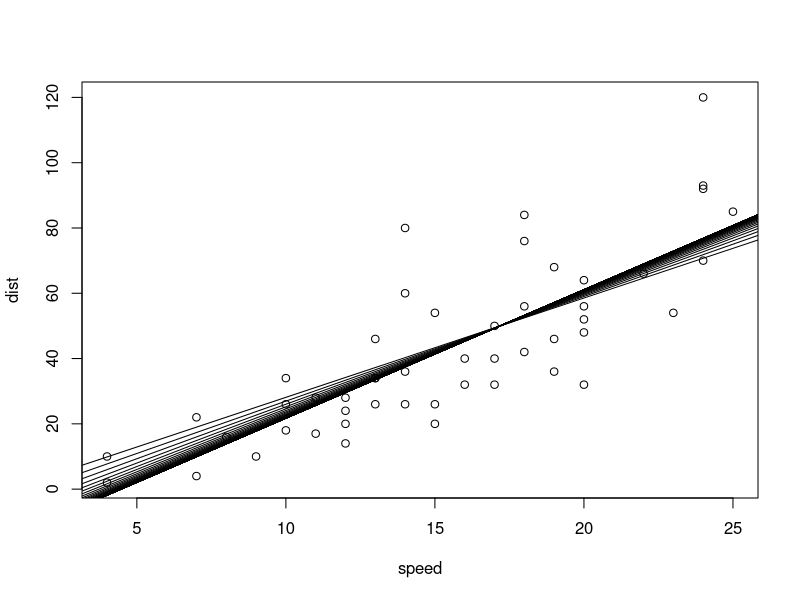
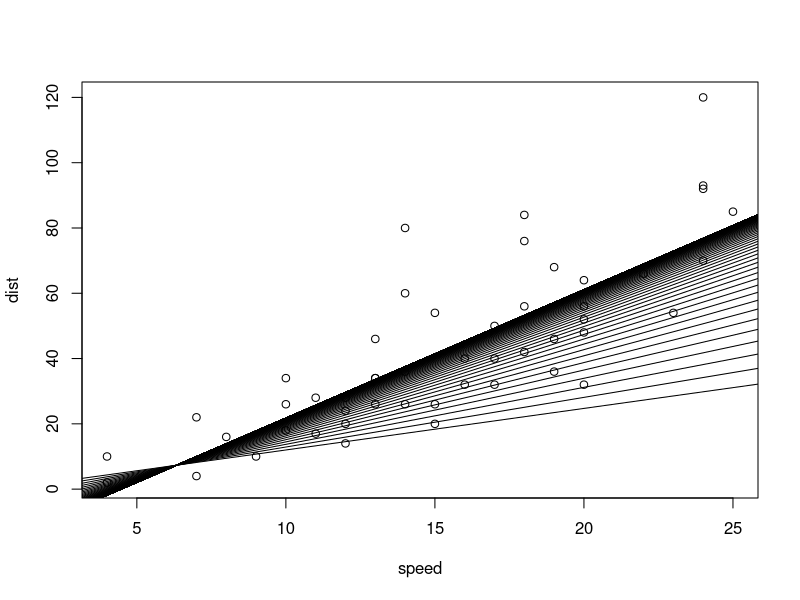
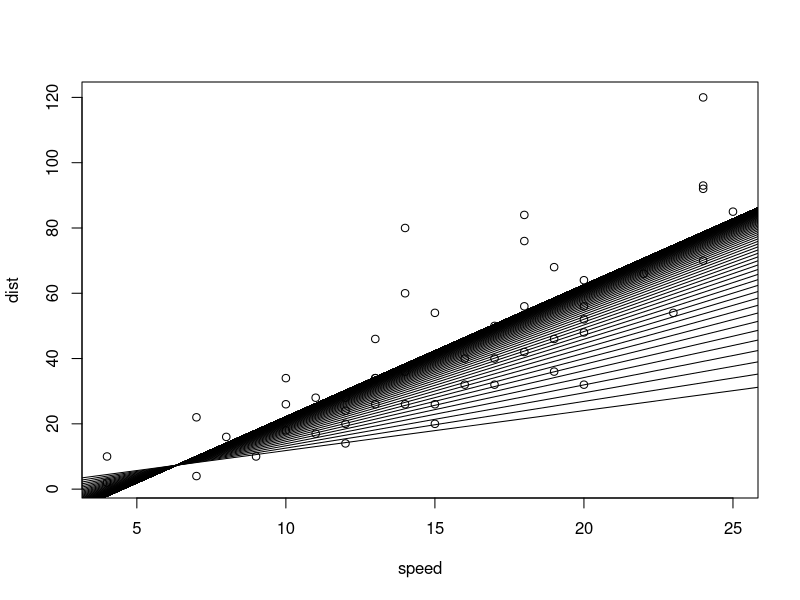

Source code (R) for these figures, in order: (Note: a time limit stopped this script after it produced the figures.)
## ---- chunk 1
knitr::opts_chunk$set(echo = TRUE)

library(tidyverse)
library(numDeriv)
data("cars")
## ---- chunk 2
ab <- c(1,1)
n <- 50
ms <- function(ab) {
  ab[1] + ab[2] * cars$speed
}

f_i <- function(ab) {
  (ms(ab) - cars$dist)^2
}

f <- function(ab) {
  1/n * sum(f_i(ab))
}

d_f <- function(ab) {
  grad(f,ab)
}

dd_f <- function(ab) {
  hessian(f,ab)
}

backtrack <- function(a_bar = 3, rho = 0.3, c = 0.2, func = f, Dfunc = d_f, x_k = ab) {
  a <- a_bar
  itt <- 0
  while ( (func(x_k + a * (-Dfunc(x_k)) ) ) > (func(x_k) + c * a * t(Dfunc(x_k)) %*% (-Dfunc(x_k))) ) {
    itt <- itt + 1
    a <- rho * a
  }
  a
}

#steepest descent
optimer_identitet <- function(x_0 = ab) {
  x_k <- x_0
  a_k <- 2
  itt <- 0
  steps <- c()
  plot(dist ~ speed, cars)
  while (norm(t(d_f(x_k))) > 1e-5) {
    itt <- 1 + itt
    p_k <- -d_f(x_k)
    a_k <- backtrack(a_k, rho = 0.5, c = 0.001, f, d_f, x_k)
    x_k <- x_k + a_k * t(p_k)
    steps[itt] <- a_k
    if (itt %% 500 == 0) {
      abline(x_k)
    }
    if (itt == 100000) {
      break
    }
  }
  cat("x* = ", x_k, "f(x*) =", f(x_k), "iteration =", itt, "steps = ", steps[1:5])
}
optimer_identitet()


#newton
optimer_newton <- function(x_0 = ab) {
  x_k <- x_0
  a_k <- 2
  itt <- 0
  steps <- c()
  x_plot <- c()
  f_plot <- c()
  plot(dist ~ speed, cars)
  while (norm(t(d_f(x_k))) > 1e-5) {
    itt <- 1 + itt
    p_k <- solve(dd_f(x_k), -d_f(x_k))
    a_k <- backtrack(a_k, rho = 0.5, c = 0.01, f, d_f, x_k)
    x_k <- x_k + a_k * t(p_k)
    if (itt %% 50 == 0) {
      abline(x_k)
    }
    steps[itt] <- a_k
    if (itt == 100000) {
      break
    }
  }
  cat("x* = ", x_k, "f(x*) =", f(x_k), "iteration =", itt, "steps = ", steps[1:5])
}
optimer_newton()


optim(ab, f, hessian = TRUE)

abline(-17.57909, 3.932409)

phi_lig_nul <- function(x_k) {
  1/n * sum((x_k[2] * cars$speed + x_k[1] - cars$dist) /(d_f(x_k)[2] * cars$speed + d_f(x_k)[1]))
}

# optimer_identitet_phi <- function(x_0 = ab) {
#   x_k <- x_0
#   a_k <- 2
#   itt <- 0
#   steps <- c()
#   plot(dist ~ speed, cars)
#   while (norm(t(d_f(x_k))) > 1e-5) {
#     itt <- 1 + itt
#     p_k <- -d_f(x_k)
#     a_k <- phi_lig_nul(x_k)
#     x_k <- x_k + a_k * t(p_k)
#     steps[itt] <- a_k
#     if (itt %% 1 == 0) {
#       abline(x_k)
#     }
#     if (itt == 100000) {
#       break
#     }
#   }
#   cat("x* = ", x_k, "f(x*) =", f(x_k), "iteration =", itt, "steps = ", steps[1:5])
# }
# optimer_identitet_phi()


optimer_newton_phi <- function(x_0 = ab) {
  x_k <- x_0
  a_k <- 2
  itt <- 0
  steps <- c()
  x_plot <- c()
  f_plot <- c()
  plot(dist ~ speed, cars)
  while (norm(t(d_f(x_k))) > 1e-5) {
    itt <- 1 + itt
    p_k <- solve(dd_f(x_k), -d_f(x_k))
    a_k <- phi_lig_nul(x_k)
    x_k <- x_k + a_k * t(p_k)
    if (itt %% 50 == 0) {
      abline(x_k)
    }
    steps[itt] <- a_k
    if (itt == 100000) {
      break
    }
  }
  cat("x* = ", x_k, "f(x*) =", f(x_k), "iteration =", itt, "steps = ", steps[1:5])
}
optimer_newton_phi()
